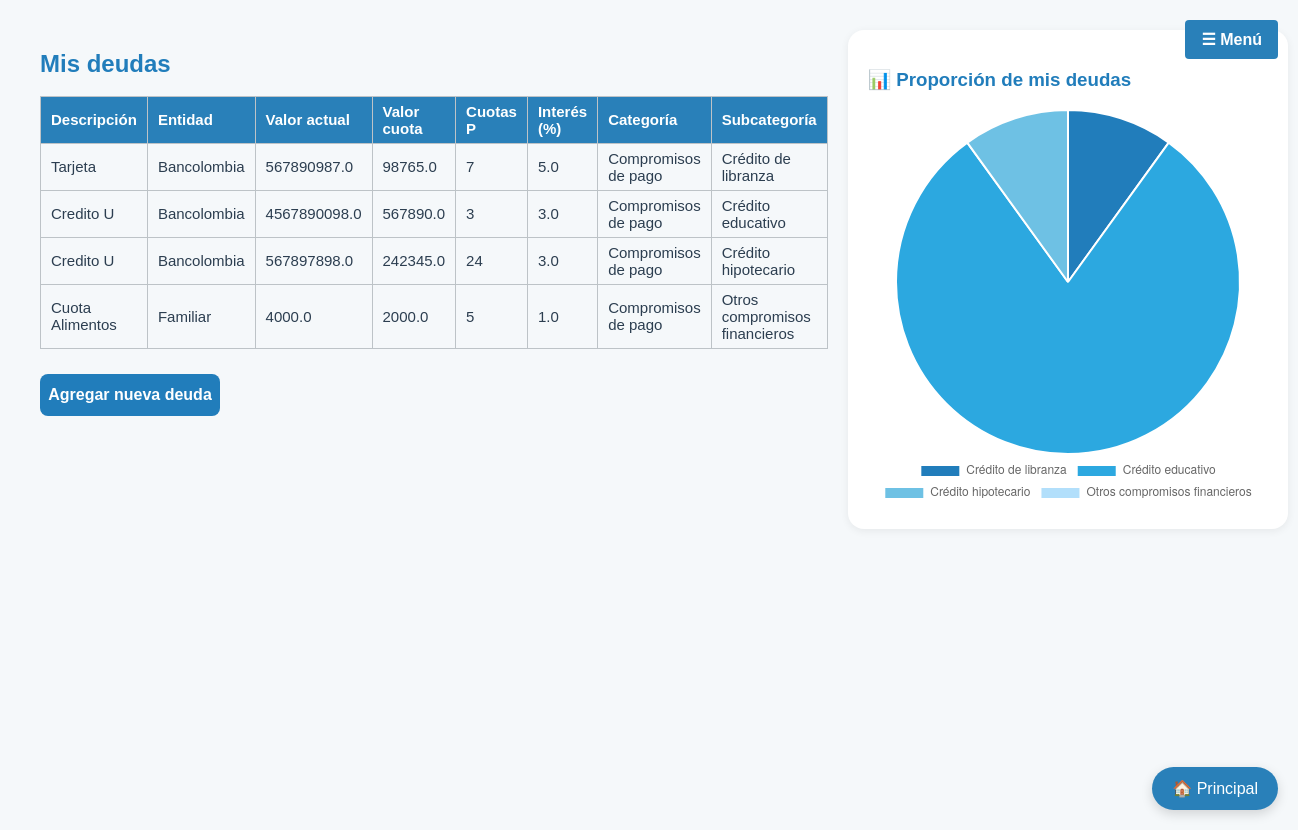
The page /ver_deudas (signed in) on the database its author committed.
### tables this page shows
CREATE TABLE Deudas (
    Id_deuda INTEGER PRIMARY KEY AUTOINCREMENT,
    Id_usuario INTEGER,
    Descripcion TEXT,
    Entidad TEXT,
    Valor_actual REAL,
    Cuotas_pendientes INTEGER,
    Valor_cuota REAL,
    Interes REAL,
    Id_categoria INTEGER,
    Id_subcategoria INTEGER,
    FOREIGN KEY (Id_usuario) REFERENCES Usuarios(Id_usuario),
    FOREIGN KEY (Id_categoria) REFERENCES Categoria(Id_categoria),
    FOREIGN KEY (Id_subcategoria) REFERENCES Subcategoria(Id_subcategoria)
);

CREATE TABLE Categoria (
    Id_categoria INTEGER PRIMARY KEY AUTOINCREMENT,
    Categoria_principal TEXT
);

CREATE TABLE Subcategoria (
	"Id_subcategoria"	INTEGER UNIQUE,
	"Id_categoria"	INTEGER,
	"Nombre"	TEXT,
	PRIMARY KEY("Id_subcategoria" AUTOINCREMENT),
	FOREIGN KEY("Id_categoria") REFERENCES "Categoria"("Id_categoria")
);

### main.py (the view)
@app.route('/ver_deudas')
def ver_deudas():
    if 'user_id' not in session:
        return redirect(url_for('login'))
    with get_db() as conn:
        c = conn.cursor()
        c.execute('''
            SELECT d.Descripcion, d.Entidad, d.Valor_actual, d.Valor_cuota, d.Cuotas_pendientes, d.Interes,
                   c.Categoria_principal AS Categoria, s.Nombre AS Subcategoria
            FROM Deudas d
            LEFT JOIN Categoria c ON d.Id_categoria = c.Id_categoria
            LEFT JOIN Subcategoria s ON d.Id_subcategoria = s.Id_subcategoria
            WHERE d.Id_usuario=?
        ''', (session['user_id'],))
        deudas_rows = c.fetchall()
        deudas = [dict(d) for d in deudas_rows]
        from collections import defaultdict
        subcat_suma = defaultdict(float)
        for d in deudas:
            subcat = d['Subcategoria'] or 'Sin subcategoría'
            subcat_suma[subcat] += d['Valor_actual']
        labels = list(subcat_suma.keys())
        data = list(subcat_suma.values())
        subcategorias = labels
    return render_template(
        'ver_deudas.html',
        deudas=deudas,
        labels=labels,
        data=data,
        subcategorias=subcategorias
    )

### main.py (called while the page is built)
def get_db():
    conn = sqlite3.connect(DB_PATH, timeout=10)
    conn.row_factory = sqlite3.Row
    conn.execute('PRAGMA journal_mode=WAL;')
    return conn

@app.teardown_appcontext
def close_connection(exception):
    db = getattr(g, '_database', None)
    if db is not None:
        db.close()

### templates/ver_deudas.html (shortened to what this page needs)
<!DOCTYPE html>
<html lang="es">
<head>
    <link rel="stylesheet" href="{{ url_for('static', filename='Estilos/variables.css') }}">
    <link rel="stylesheet" href="{{ url_for('static', filename='Estilos/estilos.css') }}">
    <link rel="stylesheet" href="{{ url_for('static', filename='Estilos/botonvol.css') }}">
    <link rel="stylesheet" href="{{ url_for('static', filename='Estilos/menu.css') }}" />
    <link rel="stylesheet" href="{{ url_for('static', filename='Estilos/ver_deudas.css') }}" />
</head>
<body>
    <div class="menu-container">
        <button class="menu-button" onclick="toggleMenu()">☰ Menú</button>
    </div>
    <div class="contenedor-flex">
        <div>
            <h2 style="color:#217dbb; margin-bottom: 18px;">Mis deudas</h2>
            <table class="tabla-deudas">
                <thead>
                    <tr>
                        <th>Descripción</th>
                        <th>Entidad</th>
                        <th>Valor actual</th>
                        <th>Valor cuota</th>
                        <th>Cuotas P</th>
                        <th>Interés (%)</th>
                        <th>Categoría</th>
                        <th>Subcategoría</th>
                    </tr>
                </thead>
                <tbody>
                    {% for deuda in deudas %}
                    <tr>
                        <td>{{ deuda['Descripcion'] }}</td>
                        <td>{{ deuda['Entidad'] }}</td>
                        <td>{{ deuda['Valor_actual'] }}</td>
                        <td>{{ deuda['Valor_cuota'] }}</td>
                        <td>{{ deuda['Cuotas_pendientes'] }}</td>
                        <td>{{ deuda['Interes'] }}</td>
                        <td>{{ deuda['Categoria'] }}</td>
                        <td>{{ deuda['Subcategoria'] }}</td>
                    </tr>
                    {% endfor %}
                </tbody>
            </table>
            <a href="{{ url_for('deudas') }}" class="boton-agregar">Agregar nueva deuda</a>
            <a href="{{ url_for('principal') }}">
                <button type="button" class="boton-volver-fijo">🏠 Principal</button>
            </a>
        </div>
        <div class="grafico-box">
            <h3 style="color:#217dbb; margin-bottom: 18px;">
                📊 Proporción de mis deudas
            </h3>
            <canvas id="graficoDeudas"></canvas>
        </div>
    </div>
    <script>
        // Estos arrays deben ser pasados desde tu main.py:
        // labels = [f"{d['Descripcion']} - {d['Subcategoria']}" for d in deudas]
        // data = [d['Valor_actual'] for d in deudas]
        // subcategorias = [d['Subcategoria'] for d in deudas]
        const labels = {{ labels|tojson }};
        const data = {{ data|tojson }};
        const subcategorias = {{ subcategorias|tojson }};
        const paleta = [
            '#217dbb', '#2ca8e0', '#6ec1e4', '#b2dffb', '#f7b267', '#f4845f', '#f27059', '#b83b5e', '#6a0572', '#ab83a1'
        ];
        const subcategoriasUnicas = [...new Set(subcategorias)];
        const colorPorSubcategoria = {};
        subcategoriasUnicas.forEach((subcat, idx) => {
            colorPorSubcategoria[subcat] = paleta[idx % paleta.length];
        });
        const backgroundColors = subcategorias.map(subcat => colorPorSubcategoria[subcat]);
        const tieneDatos = labels.length > 0 && data.some(v => v > 0);
        document.addEventListener('DOMContentLoaded', function() {
            if (tieneDatos) {
                const ctx = document.getElementById('graficoDeudas').getContext('2d');
                window.graficoDeudasInstance = new Chart(ctx, {
                    type: 'pie',
                    data: {
                        labels: labels,
                        datasets: [{
                            data: data,
                            backgroundColor: backgroundColors,
                        }]
                    },
                    options: {
                        responsive: true,
                        plugins: {
                            legend: {
                                position: 'bottom'
                            }
                        }
                    }
                });
            } else {
                document.getElementById('graficoDeudas').parentNode.innerHTML +=
                    "<p style='color:#888; text-align:center;'>No hay datos para mostrar el gráfico.</p>";
            }
        });
        function toggleMenu() {
            const menu = document.getElementById('menuOpciones');
            menu.style.display = menu.style.display === 'flex' ? 'none' : 'flex';
        }
    </script>
</body>
</html>

### static/Estilos/variables.css (style rules this page uses)
:root { --color-fondo: #F5F8FA; --color-texto: #2C3E50; --color-primario: #2980B9; --color-hover: #1F618D; --color-borde: #BDC3C7; }

### static/Estilos/estilos.css (style rules this page uses)
body { background-color: var(--color-fondo); color: var(--color-texto); font-family: 'Inter', sans-serif; margin: 0; }
.contenedor-flex { display: flex; height: 100vh; }

### static/Estilos/botonvol.css (style rules this page uses)
.boton-volver-fijo { position: fixed; bottom: 20px; right: 20px; display: inline-flex; align-items: center; gap: 8px; padding: 12px 20px; font-size: 16px; background-color: var(--color-primario); color: white; border: none; border-radius: 30px; cursor: pointer; box-shadow: 0 4px 12px rgba(0, 0, 0, 0.15); z-index: 2000; transition: background-color 0.3s ease; }

### static/Estilos/menu.css (style rules this page uses)
:root { --color-fondo: #F5F8FA; --color-texto: #2C3E50; --color-primario: #2980B9; --color-hover: #1F618D; --color-borde: #BDC3C7; }
body { margin: 0; font-family: Arial, sans-serif; background-color: var(--color-fondo); color: var(--color-texto); }
.menu-container { position: absolute; top: 20px; right: 20px; }
.menu-button { background-color: var(--color-primario); color: white; border: none; padding: 10px 16px; border-radius: 4px; cursor: pointer; font-size: 16px; font-weight: bold; }

### static/Estilos/ver_deudas.css (style rules this page uses)
.tabla-deudas { width: 100%; border-collapse: collapse; margin-top: 20px; }
.tabla-deudas th, .tabla-deudas td { padding: 10px; border: 1px solid var(--color-borde); text-align: left; }
.tabla-deudas th { background-color: var(--color-primario); color: white; }

### templates/ver_deudas.html (style rules this page uses)
.contenedor-flex { display: flex; justify-content: flex-start; align-items: flex-start; gap: 20px; margin-top: 30px; margin-left: 40px; }
.tabla-deudas { max-width: 700px; width: 100%; margin: 0 auto; font-size: 15px; }
.tabla-deudas th, .tabla-deudas td { padding: 6px 10px; }
.grafico-box { background: #fff; border-radius: 16px; box-shadow: 0 2px 8px #0001; padding: 20px; min-width: 400px; min-height: 350px; }
.boton-agregar { display: block; width: 180px; margin: 25px 0 0 0; background: #217dbb; color: #fff; border: none; border-radius: 8px; padding: 12px 0; font-weight: bold; font-size: 16px; text-align: center; text-decoration: none; transition: background 0.2s; }

### rows shown on the page
Deudas: Descripcion "Tarjeta", Entidad "Bancolombia", Valor_actual "567890987.0", Valor_cuota "98765.0", Cuotas_pendientes "7", Interes "5.0", Categoria "Compromisos de pago", Subcategoria "Crédito de libranza"
Deudas: Descripcion "Credito U", Entidad "Bancolombia", Valor_actual "4567890098.0", Valor_cuota "567890.0", Cuotas_pendientes "3", Interes "3.0", Categoria "Compromisos de pago", Subcategoria "Crédito educativo"
Deudas: Descripcion "Credito U", Entidad "Bancolombia", Valor_actual "567897898.0", Valor_cuota "242345.0", Cuotas_pendientes "24", Interes "3.0", Categoria "Compromisos de pago", Subcategoria "Crédito hipotecario"
Deudas: Descripcion "Cuota Alimentos", Entidad "Familiar", Valor_actual "4000.0", Valor_cuota "2000.0", Cuotas_pendientes "5", Interes "1.0", Categoria "Compromisos de pago", Subcategoria "Otros compromisos financieros"

### other values the page prints
chart data {{ data|tojson }} [567890987.0, 4567890098.0, 567897898.0, 4000.0]
